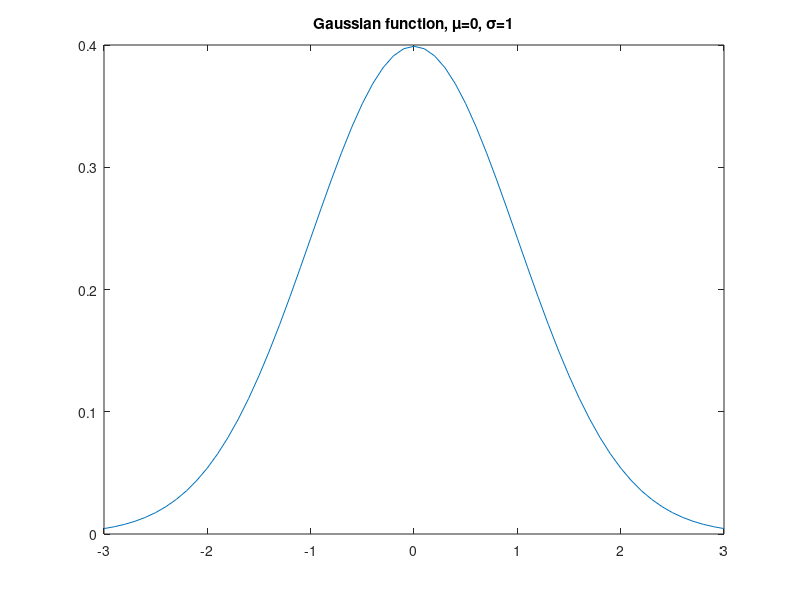
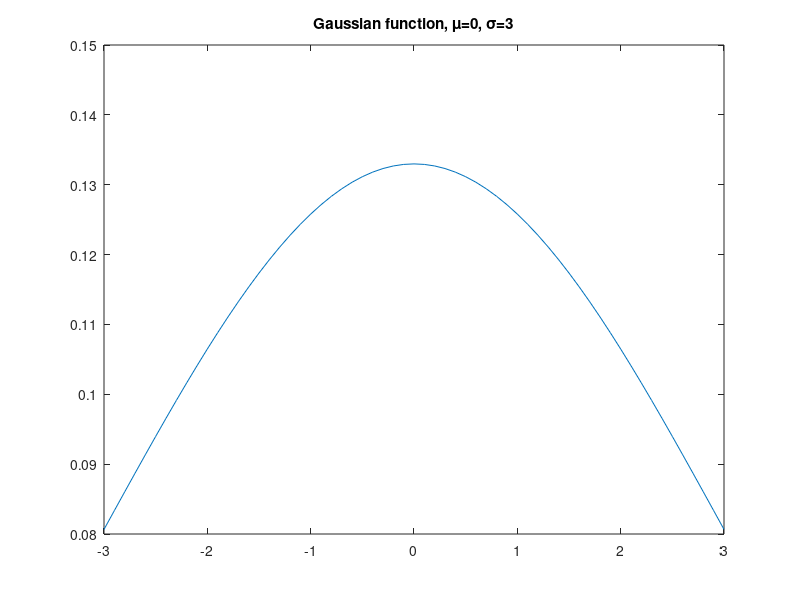

Write the MATLAB code that produced these figures, in order. (Note: this script raises an error after producing the figures.)
%% Week 4: Types of noise and denoising filters. Edge detection.
% Author: Irina Ciortan
%% Gaussian white noise
% Gaussian noise is an additive noise, with a normal probability distribution function.
% Additive refers to the fact that the noise might be intrinsic to the information system.
% White refers to the idea that it has uniform power across the frequency band for the imaging system. 
% It is an analogy to the color white which has uniform emissions at all frequencies in the visible spectrum.
% Principal sources of Gaussian noise in digital images arise during acquisition 
% e.g. sensor noise caused by poor illumination and/or high temperature, 
% and/or transmission e.g. electronic circuit noise
% Gaussian noise can be best resolved with average filter and Gaussian
% smoothing. 


% Plot a standard normal distribution, with parameters
% mean(μ) equal to 0 and standard deviation(σ) equal to 1.
x = [-3:.1:3];
y = normpdf(x,0,1);
figure, plot(x, y), title('Gaussian function, μ=0, σ=1');

y1 =normpdf(x,0,3);
figure, plot(x, y1), title('Gaussian function, μ=0, σ=3');

% Read an image
img = imread('dogchick.jpg');
% imnoise function is used to apply various types of noise in Matlab.
noisyim = imnoise(img, 'gaussian');
noisyim2 =  imnoise(img, 'gaussian', 0.05);
noisyim3 =  imnoise(img, 'gaussian', 0.1);
noisyim4 =  imnoise(img, 'gaussian', 0.2);
figure, 
subplot(221), imshow(noisyim), title('Default Variance 0.01')
subplot(222), imshow(noisyim2), title('Variance 0.05')
subplot(223), imshow(noisyim3), title('Variance 0.1')
subplot(224), imshow(noisyim4), title('Variance 0.2')

%% Salt and Pepper noise
% Also known as impulse noise. This noise can be caused by sharp and sudden disturbances in the image signal. 
% In grayscale images, it presents itself as randomly occurring white and black (extreme) pixels.

spim = imnoise(rgb2gray(img), 'salt & pepper', 0.02);
spim2 = imnoise(rgb2gray(img), 'salt & pepper', 0.05);

figure, subplot(121), imshow(spim), title('S&P density 0.02')
subplot(122), imshow(spim2), title('S&P density 0.05')

% In color images, it presents as randomly occuring extreme pixels for each
% color channel (pure red, green, blue, black, white pixels)

spim_c = imnoise(img, 'salt & pepper', 0.02);
spim_c2 = imnoise(img, 'salt & pepper', 0.05);

figure, subplot(121), imshow(spim_c), title('S&P density 0.02')
subplot(122), imshow(spim_c2), title('S&P density 0.05')
%% Gaussian smoothing
% Gaussian filters are linear filters weigh neighboring pixels
% according to a bell-curve around the center pixel. This means that farther
% pixels get lower weights. Mathematically, applying a Gaussian blur to an image is the same as convolving
% the image with a Gaussian function. Gaussian function is also called normal distribution function.
% Gaussian smoothing is effective for reducing the Gaussian noise.

% When you are creating a Gaussian filter, the most important parameters you
% have to set are the σ and the filter size.
% The higher the sigma, the more spread the Gaussian curve is and the
% higher the blur the effect. Similarly, the higher the filter size, the
% higher the blur. You can read more about the computation process of
% Gaussian filter here: http://dev.theomader.com/gaussian-kernel-calculator/

% Create a Gaussian filter using the fspecial function.
% fspecial is a Matlab in-built function that implements several types of
% filters.
g1 = fspecial('gaussian', 5, 1)
g2 = fspecial('gaussian', 31, 1);

% Apply the Gaussian smoohting with imfilter to img
img1 = imfilter(img, g1);
img2 = imfilter(img, g2);

figure
subplot(221), imshow(img), title('Original')
subplot(222), imshow(img1), title('Filter size 5')
subplot(223), imshow(img2), title('Filter size 31')
subplot(224), imshow(img2-img, []), title('Difference')
% We notice that having a stable sigma and changing the filtersize only,
% the blur effect is not significantly higher. There is however, difference on the
% edges.

g1 = fspecial('gaussian', 5, 3);
g2 = fspecial('gaussian', 5, 5);
img1 = imfilter(img, g1);
img2 = imfilter(img, g2);
figure
subplot(221), imshow(img), title('Original')
subplot(222), imshow(img1), title('Sigma 3')
subplot(223), imshow(img2), title('Sigma 5')
subplot(224), imshow(img2-img, []), title('Difference')

%The increase in sigma affects more the blur effect.

%You can also apply the gaussian blur using the imgaussfilt functions.
% This functions creates the filter and runs the convolution operation, all
% in one take.
img1 = imgaussfilt(img,  5, 'FilterSize', 5);
img2 = imgaussfilt(img,  7, 'FilterSize', 5);
img3 = imgaussfilt(img,  7, 'FilterSize', 11);
figure
subplot(221), imshow(img), title('Original')
subplot(222), imshow(img1), title('Sigma 5 Size 5')
subplot(223), imshow(img2), title('Sigma 7 Size 5')
subplot(224), imshow(img3), title('Sigma 7 Size 11')

% Try average filtering and Gaussian filtering for various types of noise

restored_gs = imgaussfilt(noisyim2, 2);%restore with Gaussian smoothing
%restore with average filtering
avgfilt = fspecial('average', 5)
restored_avg = imfilter(noisyim2, avgfilt);
figure, subplot(221), imshow(img), title('Original')
subplot(222), imshow(noisyim2), title('Gaussian noise var 0.05')
subplot(223), imshow(restored_gs), title('Gaussian smoothing σ=2')
subplot(224), imshow(restored_avg), title('Average filtering 5x5')


restored1 = imgaussfilt(noisyim, 2);
figure, imshowpair(noisyim, restored1, 'montage'), title('Gaussian smoothing, low noise')

restored2 = imgaussfilt(noisyim4, 2);
figure,imshowpair(noisyim, restored2, 'montage'), title('Gaussian smoothing, high noise')

% As we can see, especially when the noise is high, we can't completely restore
% original information. We can only make the image less disturbing to view.

% What about salt and pepper noise restored with Gaussian smoothing?
spim_restoredgs = imgaussfilt(spim2, 2);
figure, imshowpair(spim2, spim_restoredgs, 'montage'), title('Gaussian smoothing for s&p')

spim_restoredgs_c = imgaussfilt(spim_c2, 2);
figure, imshowpair(spim_c2, spim_restoredgs_c, 'montage'), title('Gaussian smoothing for s&p')

%% Median filtering
% Median filtering is a nonlinear method used to remove noise from images.
% Being non-linear, it is different from any convolution or correlation
% operation.
% It is widely used as it is very effective at removing noise while preserving edges.
% It is particularly effective at removing ‘salt and pepper’ type noise.
% The median filter works by moving through the image pixel by pixel,
% replacing each value with the median value of neighbouring pixels.
% The median is calculated by first sorting all the pixel values from the window in numerical order,
% and then replacing the pixel being considered with the middle (median) pixel value.

% The function to perform median filtering on grayscale images in matlab is medfilt2.
med = medfilt2(rgb2gray(img)); % the default filter is square and of size 3x3.
med1 = medfilt2(rgb2gray(img), [7 11]); %the filter size can be changed to [m n] as the second argument.

figure, subplot(131), imshow(rgb2gray(img)), title('Original'),
subplot(132), imshow(med), title('Default median filtering 3x3');
subplot(133), imshow(med1), title('Median filtering 7x11'); %in this case, we have an anisotropic (not symmetric) filter

%For color images, we could use medfilt3 function that operates on 3D
%data. In this case the median value is extracted from a voxel. But this
%function is meant for volumetric data, not color images and it actually
%might change colors. The right way to apply median filtering for color
%images is to apply medfilt2 for each color channel (to do as TASK). 

med3 = medfilt3(img);
figure, imshowpair(img, med3, 'montage'), title('Medfilt3 on color images');

%Restore noise-corrupted images with median filtering
gausnois = imnoise(rgb2gray(img),'gaussian',  0.05);

noisyim_med = medfilt2(gausnois); %restore gaussian noise
spim_med = medfilt2(spim); %restore s&p noise

figure, subplot(221), imshow(gausnois), title('Gaussian noise var 0.05')
subplot(222), imshow(noisyim_med), title('Median filtering gaussian noise') 
subplot(223), imshow(spim), title('S&P density=0.05')
subplot(224), imshow(spim_med), title('Median filtering S&P')
%% Wiener filtering
% A type of linear filter, applied locally to images. The Wiener filter tailors 
% itself to the local image variance. Where the variance is large, it performs little smoothing. 
% Where the variance is small, it performs more smoothing.
% The adaptive filter is more selective than a comparable global linear filter, preserving edges and other high-frequency parts of an image.

% The function in matlab that applies wiener filtering is wiener2. It only
% works for grayscale images.


gausnois = imnoise(rgb2gray(img),'gaussian',  0.05);
gs = imgaussfilt(gausnois, 2);
wiena = wiener2(gausnois, [5 5]);

figure, subplot(131), imshow(wiena), title('Wiener filtering')
subplot(132), imshow(gausnois), title('Gaussian noise var 0.05');
subplot(133), imshow(gs),title('Gaussian smoothing σ=2');

wienb = wiener2(spim2, [5 5]);
spim2_med = medfilt2(spim2);
figure, subplot(131), imshow(wienb), title('Wiener filtering')
subplot(132), imshow(spim2), title('S&P noise density=0.05');
subplot(133), imshow(spim2_med),title('Median filtering');

%% Edge Detection.
% A directional filter (such as the Prewitt and Sobel filter) is an edge detector that can be used 
% to compute the first derivatives of an image. The first derivatives (or slopes) are 
% most evident when a large change occurs between adjacent pixel values.
% A Laplacian filter is an edge detector used to compute the second derivatives of an image, 
% measuring the rate at which the first derivatives change. This determines if a change in 
% adjacent pixel values is from an edge or continuous progression. 
% Laplacian filter kernels usually contain negative values in a cross pattern, centered within the array. 
% The corners are either zero or positive values. The center value can be either negative or positive.

% We can create most edge detector filters using fspecial function. 
% These are all linear filters.

op_prewitt = fspecial('prewitt')
op_sobel = fspecial('sobel') %sobel gives more weight to the adjacent pixels
op_laplacian = fspecial('laplacian')
edge_p = imfilter(rgb2gray(img), op_prewitt);
edge_s = imfilter(rgb2gray(img), op_sobel);
edge_lap = imfilter(rgb2gray(img), op_laplacian);
figure, subplot(221), imshow(rgb2gray(img)), title('Original')
subplot(222), imshow(edge_p), title('Prewitt Horizontal')
subplot(223), imshow(edge_s), title('Sobel Horizontal')
subplot(224), imshow(edge_lap), title('Laplacian')

edge_pv = imfilter(rgb2gray(img), op_prewitt');
edge_sv = imfilter(rgb2gray(img), op_sobel');
figure, imshowpair(edge_pv, edge_sv, 'montage'), title('Prewitt and Sobel vertical edges');

% You can also use edge function in matlab, that implements all the above
% methods and in addition Canny edge detection method.
% Moreover edge function computes Sobel and Prewitt in both vertical and
% horizontal directions. And the output is binary not grayscale.
ed_s =edge(rgb2gray(img), 'sobel');
ed_p = edge(rgb2gray(img), 'prewitt');
figure, imshowpair(ed_s, ed_p,'montage'), title('Sobel and Prewitt with edge function')

% Canny finds edges by looking for local maxima of the gradient of the image. 
% The edge function calculates the gradient using the derivative of a Gaussian filter. 
% This method uses two thresholds to detect strong and weak edges, including weak edges 
% in the output if they are connected to strong edges. By using two thresholds, the Canny method
% is less likely than the other methods to be fooled by noise, and more likely to detect true weak edges.

edge_canny = edge(rgb2gray(img), 'canny');
figure, imshow(edge_canny), title('Canny edge detection')

% We can improve the result (discard noise) by increasing the sigma for
% Gaussian filtering.
edge_canny2 = edge(rgb2gray(img),'canny', [] , 4);
figure, imshow(edge_canny2), title('Canny edge detection')
% We can display the edges overlaid on the image.
figure, imshowpair(img, edge_canny2, 'blend')


%% Task
% Adapt the median filtering and the wiener filtering to work for color
% images as input. Name the functions medfilt_color and wienerfilt_color.
% Do this by applying medfilt2 and wiener2 for each color channel and then 
% concatenate back the modified color channels to the output images. 